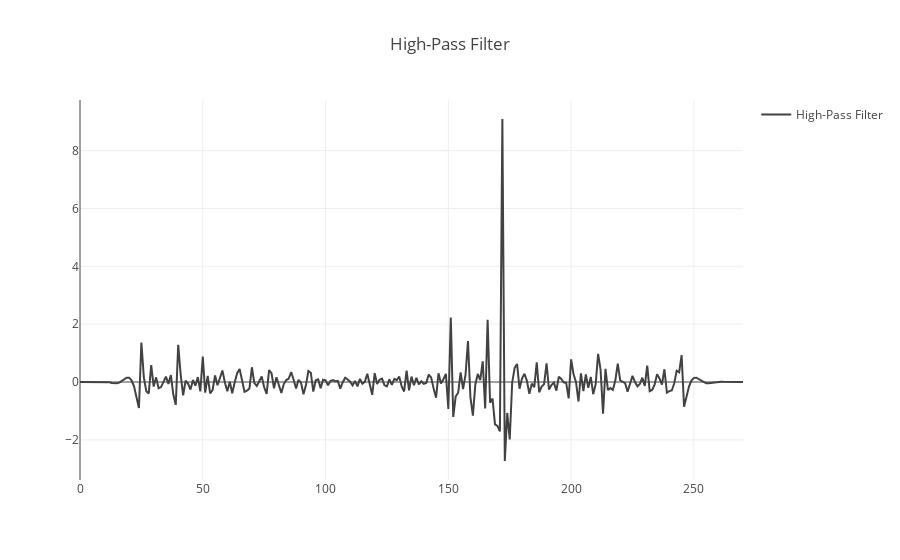

The notebook cell saved with this chart:
### Markdown cell above
## High-Pass Filter
Similarly a High-Pass Filter will remove the lower frequencies from a signal of data.

Again, fc is the cutoff frequency as a fraction of the sampling rate, and b is the transition band also as a function of the sampling rate. N must be an odd number.

Only by performing a spectral inversion afterwards after setting up our Low-Pass Filter will we get the High-Pass Filter.

### Code cell
fc = 0.1
b = 0.08
N = int(np.ceil((4 / b)))
if not N % 2: N += 1
n = np.arange(N)
 
sinc_func = np.sinc(2 * fc * (n - (N - 1) / 2.))
window = np.blackman(N)
sinc_func = sinc_func * window
sinc_func = sinc_func / np.sum(sinc_func)

# reverse function
sinc_func = -sinc_func
sinc_func[int((N - 1) / 2)] += 1

s = list(data['10 Min Std Dev'])
new_signal = np.convolve(s, sinc_func)

trace1 = go.Scatter(
    x=list(range(len(new_signal))),
    y=new_signal,
    mode='lines',
    name='High-Pass Filter',
    marker=dict(
        color='#424242'
    )
)

layout = go.Layout(
    title='High-Pass Filter',
    showlegend=True
)

trace_data = [trace1]
fig = go.Figure(data=trace_data, layout=layout)
py.iplot(fig, filename='fft-high-pass-filter')

### Figure 1 — Plotly figure (JSON) as saved in the notebook; plotly's stock layout.template omitted (floating-point values rounded to 4 significant figures; data arrays with more than 128 entries replaced by an {"elided": "..."} marker saying what was removed)
{"data": [{"marker": {"color": "#424242"}, "mode": "lines", "name": "High-Pass Filter", "type": "scatter", "uid": "f28ebd14-c528-48d1-9097-f43af163d2dd", "x": {"elided": "271 int values"}, "y": {"elided": "271 float values"}}], "layout": {"autosize": true, "showlegend": true, "title": {"text": "High-Pass Filter"}, "xaxis": {"autorange": true, "range": [0, 270], "type": "linear"}, "yaxis": {"autorange": true, "range": [-3.387, 9.75], "type": "linear"}}}
